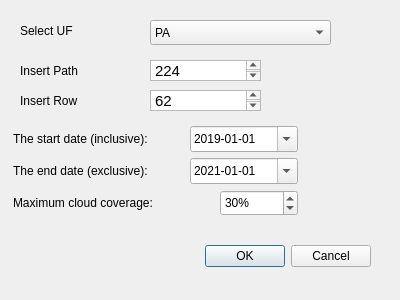
<?xml version="1.0" encoding="UTF-8"?>
<ui version="4.0">
 <class>SimexPluginDialogBase</class>
 <widget class="QDialog" name="SimexPluginDialogBase">
  <property name="geometry">
   <rect>
    <x>0</x>
    <y>0</y>
    <width>400</width>
    <height>300</height>
   </rect>
  </property>
  <property name="windowTitle">
   <string>SIMEX Plugin</string>
  </property>
  <widget class="QDialogButtonBox" name="process">
   <property name="geometry">
    <rect>
     <x>30</x>
     <y>240</y>
     <width>341</width>
     <height>32</height>
    </rect>
   </property>
   <property name="orientation">
    <enum>Qt::Horizontal</enum>
   </property>
   <property name="standardButtons">
    <set>QDialogButtonBox::Cancel|QDialogButtonBox::Ok</set>
   </property>
  </widget>
  <widget class="QLabel" name="label">
   <property name="geometry">
    <rect>
     <x>20</x>
     <y>20</y>
     <width>121</width>
     <height>21</height>
    </rect>
   </property>
   <property name="text">
    <string>Select UF</string>
   </property>
  </widget>
  <widget class="QComboBox" name="selectUF">
   <property name="geometry">
    <rect>
     <x>150</x>
     <y>20</y>
     <width>181</width>
     <height>25</height>
    </rect>
   </property>
   <item>
    <property name="text">
     <string>PA</string>
    </property>
   </item>
   <item>
    <property name="text">
     <string>RO</string>
    </property>
   </item>
   <item>
    <property name="text">
     <string>MT</string>
    </property>
   </item>
   <item>
    <property name="text">
     <string>AM</string>
    </property>
   </item>
   <item>
    <property name="text">
     <string>RR</string>
    </property>
   </item>
   <item>
    <property name="text">
     <string>AC</string>
    </property>
   </item>
   <item>
    <property name="text">
     <string>AP</string>
    </property>
   </item>
   <item>
    <property name="text">
     <string>MA</string>
    </property>
   </item>
   <item>
    <property name="text">
     <string>TO</string>
    </property>
   </item>
  </widget>
  <widget class="QLabel" name="label_2">
   <property name="geometry">
    <rect>
     <x>20</x>
     <y>60</y>
     <width>121</width>
     <height>21</height>
    </rect>
   </property>
   <property name="text">
    <string>Insert Path</string>
   </property>
  </widget>
  <widget class="QLabel" name="label_3">
   <property name="geometry">
    <rect>
     <x>20</x>
     <y>90</y>
     <width>121</width>
     <height>21</height>
    </rect>
   </property>
   <property name="text">
    <string>Insert Row</string>
   </property>
  </widget>
  <widget class="QTextEdit" name="path">
   <property name="geometry">
    <rect>
     <x>150</x>
     <y>60</y>
     <width>111</width>
     <height>21</height>
    </rect>
   </property>
   <property name="html">
    <string>&lt;!DOCTYPE HTML PUBLIC &quot;-//W3C//DTD HTML 4.0//EN&quot; &quot;http://www.w3.org/TR/REC-html40/strict.dtd&quot;&gt;
&lt;html&gt;&lt;head&gt;&lt;meta name=&quot;qrichtext&quot; content=&quot;1&quot; /&gt;&lt;style type=&quot;text/css&quot;&gt;
p, li { white-space: pre-wrap; }
&lt;/style&gt;&lt;/head&gt;&lt;body style=&quot; font-family:'Ubuntu'; font-size:11pt; font-weight:400; font-style:normal;&quot;&gt;
&lt;p style=&quot; margin-top:0px; margin-bottom:0px; margin-left:0px; margin-right:0px; -qt-block-indent:0; text-indent:0px;&quot;&gt;224&lt;/p&gt;&lt;/body&gt;&lt;/html&gt;</string>
   </property>
  </widget>
  <widget class="QTextEdit" name="row">
   <property name="geometry">
    <rect>
     <x>150</x>
     <y>90</y>
     <width>111</width>
     <height>21</height>
    </rect>
   </property>
   <property name="html">
    <string>&lt;!DOCTYPE HTML PUBLIC &quot;-//W3C//DTD HTML 4.0//EN&quot; &quot;http://www.w3.org/TR/REC-html40/strict.dtd&quot;&gt;
&lt;html&gt;&lt;head&gt;&lt;meta name=&quot;qrichtext&quot; content=&quot;1&quot; /&gt;&lt;style type=&quot;text/css&quot;&gt;
p, li { white-space: pre-wrap; }
&lt;/style&gt;&lt;/head&gt;&lt;body style=&quot; font-family:'Ubuntu'; font-size:11pt; font-weight:400; font-style:normal;&quot;&gt;
&lt;p style=&quot; margin-top:0px; margin-bottom:0px; margin-left:0px; margin-right:0px; -qt-block-indent:0; text-indent:0px;&quot;&gt;62&lt;/p&gt;&lt;/body&gt;&lt;/html&gt;</string>
   </property>
  </widget>
  <widget class="QDateEdit" name="startdate">
   <property name="geometry">
    <rect>
     <x>190</x>
     <y>126</y>
     <width>108</width>
     <height>26</height>
    </rect>
   </property>
   <property name="sizePolicy">
    <sizepolicy hsizetype="Minimum" vsizetype="Fixed">
     <horstretch>0</horstretch>
     <verstretch>0</verstretch>
    </sizepolicy>
   </property>
   <property name="displayFormat">
    <string>yyyy-MM-dd</string>
   </property>
   <property name="calendarPopup">
    <bool>true</bool>
   </property>
   <property name="date">
    <date>
     <year>2019</year>
     <month>1</month>
     <day>1</day>
    </date>
   </property>
  </widget>
  <widget class="QLabel" name="label_4">
   <property name="geometry">
    <rect>
     <x>13</x>
     <y>158</y>
     <width>171</width>
     <height>26</height>
    </rect>
   </property>
   <property name="text">
    <string>The end date (exclusive):</string>
   </property>
  </widget>
  <widget class="QLabel" name="label_5">
   <property name="geometry">
    <rect>
     <x>13</x>
     <y>190</y>
     <width>201</width>
     <height>26</height>
    </rect>
   </property>
   <property name="text">
    <string>Maximum cloud coverage:</string>
   </property>
  </widget>
  <widget class="QDateEdit" name="enddate">
   <property name="geometry">
    <rect>
     <x>190</x>
     <y>158</y>
     <width>108</width>
     <height>26</height>
    </rect>
   </property>
   <property name="displayFormat">
    <string>yyyy-MM-dd</string>
   </property>
   <property name="calendarPopup">
    <bool>true</bool>
   </property>
   <property name="date">
    <date>
     <year>2021</year>
     <month>1</month>
     <day>1</day>
    </date>
   </property>
  </widget>
  <widget class="QLabel" name="label_6">
   <property name="geometry">
    <rect>
     <x>13</x>
     <y>126</y>
     <width>171</width>
     <height>26</height>
    </rect>
   </property>
   <property name="text">
    <string>The start date (inclusive):</string>
   </property>
  </widget>
  <widget class="QSpinBox" name="cloudcover">
   <property name="geometry">
    <rect>
     <x>220</x>
     <y>190</y>
     <width>78</width>
     <height>26</height>
    </rect>
   </property>
   <property name="suffix">
    <string>%</string>
   </property>
   <property name="value">
    <number>30</number>
   </property>
  </widget>
 </widget>
 <resources/>
 <connections>
  <connection>
   <sender>process</sender>
   <signal>accepted()</signal>
   <receiver>SimexPluginDialogBase</receiver>
   <slot>accept()</slot>
   <hints>
    <hint type="sourcelabel">
     <x>20</x>
     <y>20</y>
    </hint>
    <hint type="destinationlabel">
     <x>20</x>
     <y>20</y>
    </hint>
   </hints>
  </connection>
  <connection>
   <sender>process</sender>
   <signal>rejected()</signal>
   <receiver>SimexPluginDialogBase</receiver>
   <slot>reject()</slot>
   <hints>
    <hint type="sourcelabel">
     <x>20</x>
     <y>20</y>
    </hint>
    <hint type="destinationlabel">
     <x>20</x>
     <y>20</y>
    </hint>
   </hints>
  </connection>
 </connections>
</ui>
